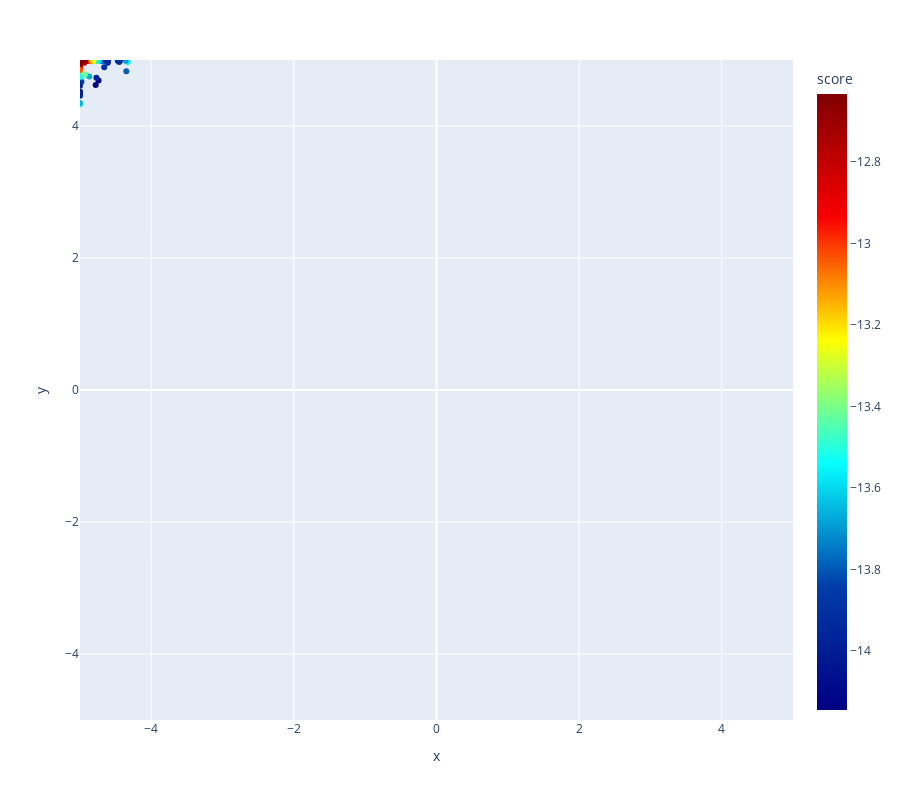

Notebook cell for this chart:
### Code cell
fig = px.scatter(search_data_ackley_1, x="x", y="y", color="score", color_continuous_scale=color_scale)
fig.update_layout(width=900, height=800, xaxis_range=[-5, 5], yaxis_range=[-5, 5])
fig.show()

### Figure 1 — Plotly figure (JSON) as saved in the notebook; plotly's stock layout.template omitted (floating-point values rounded to 4 significant figures)
{"data": [{"hovertemplate": "x=%{x}<br>y=%{y}<br>score=%{marker.color}<extra></extra>", "legendgroup": "", "marker": {"color": [-12.64, -12.64, -13.92, -12.65, -13.53, -12.69, -12.64, -13.87, -13.19, -12.64, -13.84, -13.81, -12.64, -13.96, -14.0, -12.78, -13.56, -12.94, -13.47, -13.72, -12.64, -13.23, -12.64, -13.79, -13.28, -14.12, -12.64, -12.64, -12.7, -13.43, -12.72, -13.03, -13.44, -13.48, -13.23, -13.67, -12.64, -12.64, -14.0, -12.77, -12.66, -12.63, -12.64, -12.71, -12.64, -12.64, -13.75, -12.75, -12.64, -13.95, -13.57, -12.64, -12.64, -12.64, -13.61, -13.98, -13.48, -13.69, -13.91, -13.39, -13.57, -12.64, -13.53, -13.87, -12.69, -12.77, -12.64, -13.95, -13.89, -13.95, -13.9, -13.13, -12.65, -12.64, -12.89, -14.14, -13.94, -13.42, -13.18, -13.99, -12.64, -13.95, -12.81, -13.95, -12.64, -13.04, -12.94, -12.64, -12.77, -13.08, -12.64, -12.71, -12.63, -12.64, -12.66, -13.66, -12.64, -13.23, -12.63, -13.99], "coloraxis": "coloraxis", "symbol": "circle"}, "mode": "markers", "name": "", "orientation": "v", "showlegend": false, "type": "scatter", "x": [-5, -5, -4.45, -4.96, -5, -5, -5, -4.65, -5, -5, -4.66, -4.98, -5, -4.47, -5, -5, -4.33, -5, -4.98, -4.7, -4.97, -4.81, -5, -4.35, -4.8, -4.74, -5, -5, -4.94, -4.77, -5, -4.85, -5, -4.76, -4.81, -4.87, -5, -5, -5, -4.91, -5, -4.98, -5, -4.93, -5, -5, -4.69, -5, -5, -5, -4.74, -5, -5, -5, -5, -4.77, -5, -4.36, -4.44, -4.95, -5, -5, -5, -5, -5, -4.91, -5, -4.61, -4.64, -4.61, -4.66, -4.83, -4.96, -5, -4.88, -4.78, -4.61, -4.93, -4.82, -5, -5, -5, -4.9, -4.61, -5, -5, -4.87, -5, -4.91, -4.84, -5, -4.93, -4.98, -5, -5, -5, -5, -4.81, -4.99, -5], "xaxis": "x", "y": [4.99, 4.99, 4.97, 4.99, 4.75, 4.94, 4.99, 4.99, 4.82, 4.99, 4.99, 4.67, 4.99, 4.99, 4.52, 4.91, 4.97, 4.87, 4.76, 4.99, 4.99, 4.99, 4.99, 4.83, 4.99, 4.69, 4.99, 4.99, 4.96, 4.99, 4.93, 4.99, 4.77, 4.99, 4.99, 4.75, 4.99, 4.99, 4.51, 4.99, 4.96, 4.99, 4.99, 4.99, 4.99, 4.99, 4.98, 4.92, 4.97, 4.46, 4.99, 4.99, 4.99, 4.99, 4.73, 4.73, 4.76, 4.99, 4.99, 4.78, 4.33, 4.99, 4.75, 4.65, 4.94, 4.99, 4.99, 4.99, 4.99, 4.99, 4.89, 4.99, 4.99, 4.99, 4.99, 4.62, 4.96, 4.78, 4.99, 4.5, 4.99, 4.61, 4.99, 4.99, 4.99, 4.85, 4.99, 4.99, 4.99, 4.98, 4.99, 4.99, 4.99, 4.99, 4.96, 4.35, 4.99, 4.99, 4.99, 4.49], "yaxis": "y"}], "layout": {"coloraxis": {"colorbar": {"title": {"text": "score"}}, "colorscale": [[0, "rgb(0,0,131)"], [0.2, "rgb(0,60,170)"], [0.4, "rgb(5,255,255)"], [0.6, "rgb(255,255,0)"], [0.8, "rgb(250,0,0)"], [1, "rgb(128,0,0)"]]}, "height": 800, "legend": {"tracegroupgap": 0}, "margin": {"t": 60}, "width": 900, "xaxis": {"anchor": "y", "domain": [0, 1], "range": [-5, 5], "title": {"text": "x"}}, "yaxis": {"anchor": "x", "domain": [0, 1], "range": [-5, 5], "title": {"text": "y"}}}}
